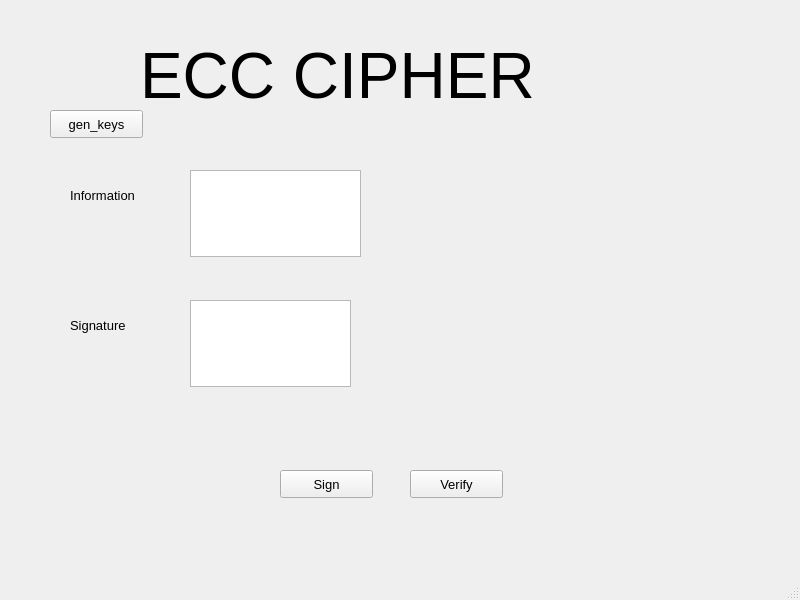
<?xml version="1.0" encoding="UTF-8"?>
<ui version="4.0">
 <class>MainWindow</class>
 <widget class="QMainWindow" name="MainWindow">
  <property name="geometry">
   <rect>
    <x>0</x>
    <y>0</y>
    <width>800</width>
    <height>600</height>
   </rect>
  </property>
  <property name="windowTitle">
   <string>MainWindow</string>
  </property>
  <widget class="QWidget" name="centralwidget">
   <widget class="QLabel" name="label">
    <property name="geometry">
     <rect>
      <x>140</x>
      <y>40</y>
      <width>601</width>
      <height>71</height>
     </rect>
    </property>
    <property name="font">
     <font>
      <pointsize>48</pointsize>
     </font>
    </property>
    <property name="text">
     <string>ECC CIPHER</string>
    </property>
   </widget>
   <widget class="QPushButton" name="btn_gen_keys">
    <property name="geometry">
     <rect>
      <x>50</x>
      <y>110</y>
      <width>93</width>
      <height>28</height>
     </rect>
    </property>
    <property name="font">
     <font>
      <pointsize>10</pointsize>
     </font>
    </property>
    <property name="text">
     <string>gen_keys</string>
    </property>
   </widget>
   <widget class="QTextEdit" name="txt_sign">
    <property name="geometry">
     <rect>
      <x>190</x>
      <y>300</y>
      <width>161</width>
      <height>87</height>
     </rect>
    </property>
   </widget>
   <widget class="QLabel" name="label_6">
    <property name="geometry">
     <rect>
      <x>70</x>
      <y>180</y>
      <width>91</width>
      <height>31</height>
     </rect>
    </property>
    <property name="font">
     <font>
      <pointsize>10</pointsize>
     </font>
    </property>
    <property name="text">
     <string>Information</string>
    </property>
   </widget>
   <widget class="QTextEdit" name="txt_info">
    <property name="geometry">
     <rect>
      <x>190</x>
      <y>170</y>
      <width>171</width>
      <height>87</height>
     </rect>
    </property>
   </widget>
   <widget class="QLabel" name="label_5">
    <property name="geometry">
     <rect>
      <x>70</x>
      <y>300</y>
      <width>71</width>
      <height>51</height>
     </rect>
    </property>
    <property name="font">
     <font>
      <pointsize>10</pointsize>
     </font>
    </property>
    <property name="text">
     <string>Signature</string>
    </property>
   </widget>
   <widget class="QPushButton" name="btn_sign">
    <property name="geometry">
     <rect>
      <x>280</x>
      <y>470</y>
      <width>93</width>
      <height>28</height>
     </rect>
    </property>
    <property name="font">
     <font>
      <pointsize>10</pointsize>
     </font>
    </property>
    <property name="text">
     <string>Sign</string>
    </property>
   </widget>
   <widget class="QPushButton" name="btn_verify">
    <property name="geometry">
     <rect>
      <x>410</x>
      <y>470</y>
      <width>93</width>
      <height>28</height>
     </rect>
    </property>
    <property name="font">
     <font>
      <pointsize>10</pointsize>
     </font>
    </property>
    <property name="text">
     <string>Verify</string>
    </property>
   </widget>
  </widget>
  <widget class="QMenuBar" name="menubar">
   <property name="geometry">
    <rect>
     <x>0</x>
     <y>0</y>
     <width>800</width>
     <height>21</height>
    </rect>
   </property>
  </widget>
  <widget class="QStatusBar" name="statusbar"/>
 </widget>
 <resources/>
 <connections/>
</ui>
